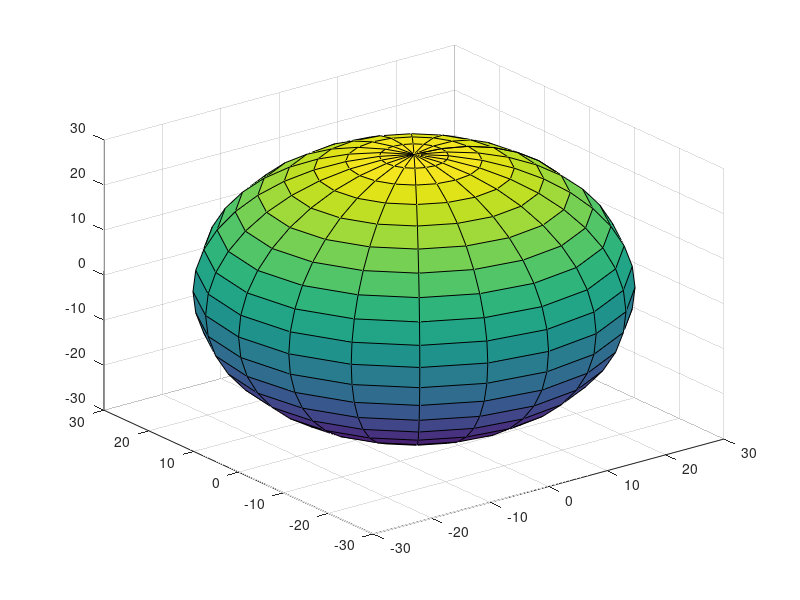

Source code (MATLAB): (Note: this script raises an error after producing the figure.)
clear 
clc

[x, y, z] = ellipsoid(0,0,0,30,30,30);
s=surf(x,y,z);
p=surf2patch(s);

%Extract faces and vertices from structure p
pf=p.faces;
pv=p.vertices;
tr=triangulation(pf,pv);
[F,P] = freeBoundary(tr);
trNew = triangulation(F,P);
stlwrite(trNew, "ellipsoid10.stl");